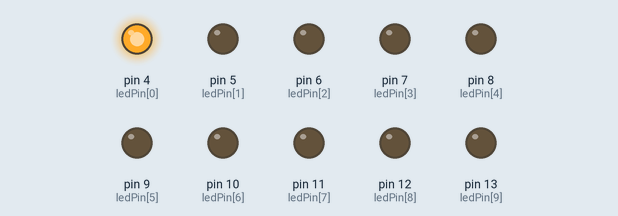
Simulated run of this sketch. Board: Arduino Uno, built with avr-gcc and run on an emulated ATmega328P. On the bench: output pins drawn as LEDs (lit = HIGH).

Above: at 0.1 s.
Timing chart, 0 to 1.6 s (numbered marks = the images above):
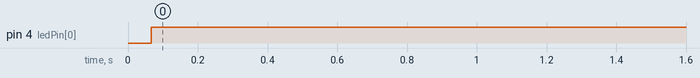

The sketch:

chase_effect_led.ino
```cpp
byte ledPin[] = {4 , 5 , 6 , 7 , 8 , 9 , 10 , 11 , 12 ,13};
int ledDelay = 65; //delay of the led to glow the second led bulb
int direction = 1; //direction of the led to move +1 indicates forward and -1 indicates backward
int currentLED = 0; //in order to trace the led , later it is used in loops to glow the led
unsigned long changeTime;
void setup() //declaring all the led using loops
{
  for (int x = 0 ; x < 10 ; x++)
  {
    pinMode(ledPin[x] , OUTPUT);
  }
  changeTime = millis(); //miilis is used to count the number of milli seconds throughout the process
}
void loop()
{
  if(millis() - changeTime > ledDelay) //condition obviously it is going to be satisfied
  {
    changeLED();
    changeTime = millis();
  }
}
void changeLED()
{
  for (int x = 0 ; x < 10 ; x++)
  {
    digitalWrite(ledPin[x] , LOW);
  }
  digitalWrite(ledPin[currentLED] , HIGH);
  currentLED += direction;
  if (currentLED == 9)
  {
    direction = -1;
  }
  if (currentLED = 0)
  {
    direction = 1;
  }
}
```

Measured:
- by itself, pin 4 (ledPin[0]): LOW → HIGH at 0.07 s
